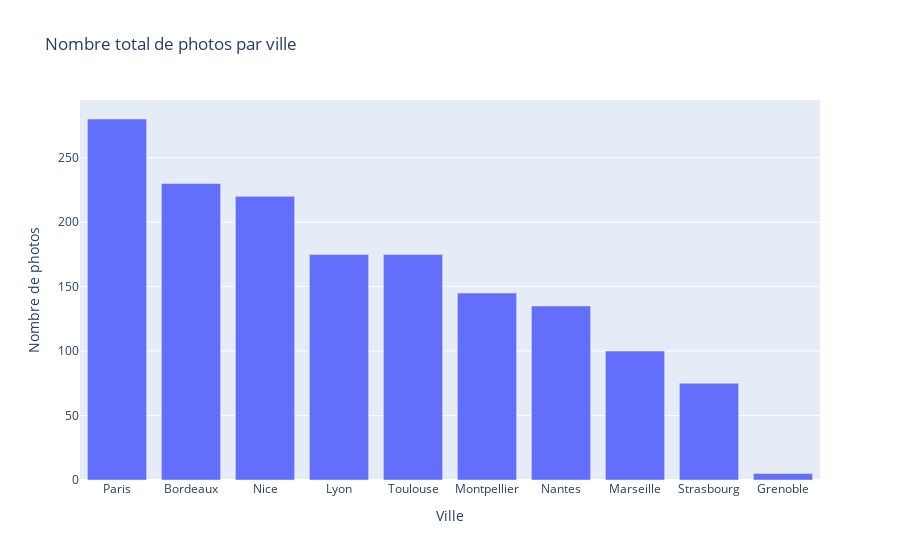

Notebook source saved alongside this figure:
### Markdown cell above
**TODO**

- Importer plotly.express sous le nom px
- Créer un graphique en barres représentant le total de photos par ville
- Trier les villes selon le nombre de photos de manière décroissante
- Afficher le graphique

### Code cell
# Write your code here

import pandas as pd
import plotly.express as px

df_trips = pd.read_csv("clean_travel_data.csv")

photos_per_city = df_trips.groupby('city')['photos'].sum()
photos_per_city = photos_per_city.sort_values(ascending=False)
photos_per_city = photos_per_city.reset_index()  # Transforme en DataFrame

fig = px.bar(
    photos_per_city,
    x="city",
    y="photos",
    title="Nombre total de photos par ville",
    labels={'city': 'Ville', 'photos': 'Nombre de photos'}
)
fig.show()

### Figure 1 — Plotly figure (JSON) as saved in the notebook; plotly's stock layout.template omitted (floating-point values rounded to 4 significant figures)
{"data": [{"hovertemplate": "Ville=%{x}<br>Nombre de photos=%{y}<extra></extra>", "legendgroup": "", "marker": {"color": "#636efa", "pattern": {"shape": ""}}, "name": "", "orientation": "v", "showlegend": false, "textposition": "auto", "type": "bar", "x": ["Paris", "Bordeaux", "Nice", "Lyon", "Toulouse", "Montpellier", "Nantes", "Marseille", "Strasbourg", "Grenoble"], "xaxis": "x", "y": [280, 230, 220, 175, 175, 145, 135, 100, 75, 5], "yaxis": "y"}], "layout": {"barmode": "relative", "legend": {"tracegroupgap": 0}, "title": {"text": "Nombre total de photos par ville"}, "xaxis": {"anchor": "y", "domain": [0, 1], "title": {"text": "Ville"}}, "yaxis": {"anchor": "x", "domain": [0, 1], "title": {"text": "Nombre de photos"}}}}
